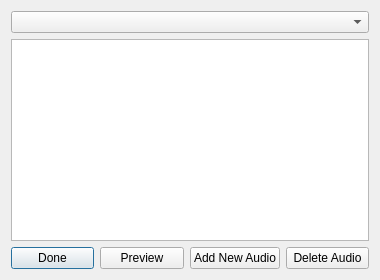
<?xml version="1.0" encoding="UTF-8"?>
<ui version="4.0">
 <class>AudioManagerDialog</class>
 <widget class="QDialog" name="AudioManagerDialog">
  <property name="geometry">
   <rect>
    <x>0</x>
    <y>0</y>
    <width>380</width>
    <height>280</height>
   </rect>
  </property>
  <property name="windowTitle">
   <string>Audio Manager</string>
  </property>
  <layout class="QVBoxLayout" name="verticalLayout_2">
   <item>
    <layout class="QVBoxLayout" name="verticalLayout" stretch="5,90,5">
     <item>
      <widget class="QComboBox" name="cbAudio"/>
     </item>
     <item>
      <widget class="QTableWidget" name="tAudioProps">
       <attribute name="horizontalHeaderVisible">
        <bool>false</bool>
       </attribute>
       <attribute name="horizontalHeaderStretchLastSection">
        <bool>true</bool>
       </attribute>
       <attribute name="verticalHeaderVisible">
        <bool>false</bool>
       </attribute>
       <column>
        <property name="text">
         <string>Property</string>
        </property>
       </column>
       <column>
        <property name="text">
         <string>Value</string>
        </property>
       </column>
      </widget>
     </item>
     <item>
      <layout class="QHBoxLayout" name="horizontalLayout">
       <item>
        <widget class="QPushButton" name="bDone">
         <property name="text">
          <string>Done</string>
         </property>
        </widget>
       </item>
       <item>
        <widget class="QPushButton" name="bPlay">
         <property name="sizePolicy">
          <sizepolicy hsizetype="Minimum" vsizetype="Fixed">
           <horstretch>0</horstretch>
           <verstretch>0</verstretch>
          </sizepolicy>
         </property>
         <property name="text">
          <string>Preview</string>
         </property>
        </widget>
       </item>
       <item>
        <widget class="QPushButton" name="bAdd">
         <property name="text">
          <string>Add New Audio</string>
         </property>
        </widget>
       </item>
       <item>
        <widget class="QPushButton" name="bDelete">
         <property name="text">
          <string>Delete Audio</string>
         </property>
        </widget>
       </item>
      </layout>
     </item>
    </layout>
   </item>
  </layout>
 </widget>
 <layoutdefault spacing="6" margin="11"/>
 <resources/>
 <connections/>
</ui>
